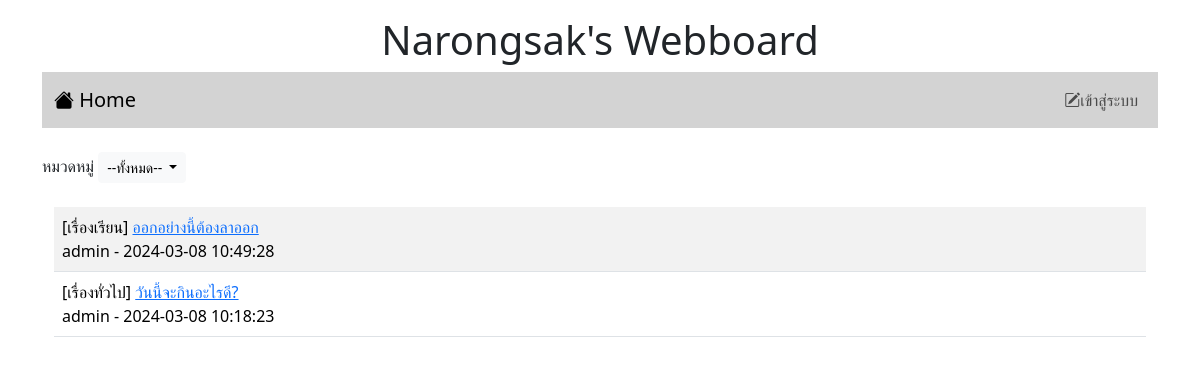
Before: / with the older database file.
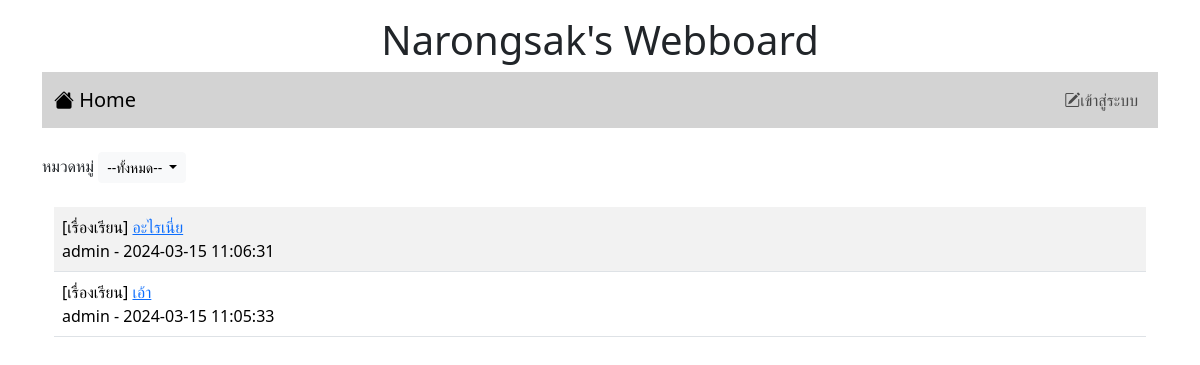
After: the same page with the newer database file.
### tables this page shows
CREATE TABLE `post` (
  `id` int(11) NOT NULL,
  `title` varchar(128) NOT NULL,
  `content` varchar(2048) NOT NULL,
  `post_date` datetime NOT NULL,
  `cat_id` int(11) NOT NULL,
  `user_id` int(11) NOT NULL
);

CREATE TABLE `category` (
  `id` int(11) NOT NULL,
  `name` varchar(32) NOT NULL
);

CREATE TABLE `user` (
  `id` int(11) NOT NULL,
  `login` varchar(32) NOT NULL,
  `password` varchar(64) NOT NULL,
  `name` varchar(64) NOT NULL,
  `gender` char(1) NOT NULL,
  `email` varchar(32) NOT NULL,
  `role` char(1) NOT NULL
);

### index.php (the view, shortened to what this page needs)
<!DOCTYPE html>
<html lang="en">
<head>
    <link href="https://cdn.jsdelivr.net/npm/bootstrap@5.3.2/dist/css/bootstrap.min.css" rel="stylesheet"
>
    <link rel="stylesheet" href="https://cdn.jsdelivr.net/npm/bootstrap-icons@1.11.3/font/bootstrap-icons.min.css">
</head>
<body>
    <div class="container-lg">
        <h1 style="text-align: center;" class="mt-3">Narongsak's Webboard</h1>
        <?php include "nav.php"?>
        <div class="mt-4 d-flex justify-content-between">
            <div>
                <label>หมวดหมู่</label>
                <span class="dropdown">
                    <button class="btn btn-light btn-sm dropdown-toggle" type="button" data-bs-toggle="dropdown" aria-expanded="false">
                        --ทั้งหมด--
                    </button>
                </span>
            </div>
        </div>
        <div class="container-lg">
        <table class="table table-striped mt-4">
            <?php
                $conn=new PDO("mysql:host=localhost;dbname=webboard;charset=utf8","root","");
                $sql="SELECT t3.name, t1.title, t1.id, t2.login, t1.post_date FROM post as t1
                INNER JOIN user as t2 ON (t1.user_id=t2.id)
                INNER JOIN category as t3 ON (t1.cat_id=t3.id) ORDER BY t1.post_date DESC";
                $result=$conn->query($sql);
                while($row = $result->fetch()){
                    echo "<tr><td class='d-flex justify-content-between'>
                    <div>[$row[0]] <a href = post.php?id=$row[2]
                    style=text-decoration:non>$row[1]</a><br>$row[3] - $row[4]</div>";
                    echo "</td></tr>";
                 }
            ?>
            </table>
    </div>
</body>
</html>

### nav.php (shortened to what this page needs)
<nav class="navbar navbar-expand-lg" style="background-color: #d3d3d3;">
    <div class="container-fluid">
        <a class="navbar-brand" href="Index.php"> <i class="bi bi-house-fill"></i> Home</a>
        <ul class="navbar-nav">
            <?php if (!isset($_SESSION['id'])) { ?>
                <li class="nav-item">
                    <a class="nav-link" aria-current="page" href="login.php">
                        <i class="bi bi-pencil-square"></i>เข้าสู่ระบบ</a>
                </li>
            <?php } ?>
        </ul>
    </div>
</nav>

Changed rows visible on the page:
removed post: category.name "เรื่องเรียน", title "ออกอย่างนี้ต้องลาออก", user.login "admin", post_date "2024-03-08 10:49:28"
removed post: category.name "เรื่องทั่วไป", title "วันนี้จะกินอะไรดี?", user.login "admin", post_date "2024-03-08 10:18:23"
added post: category.name "เรื่องเรียน", title "อะไรเนี่ย", user.login "admin", post_date "2024-03-15 11:06:31"
added post: category.name "เรื่องเรียน", title "เอ้า", user.login "admin", post_date "2024-03-15 11:05:33"
